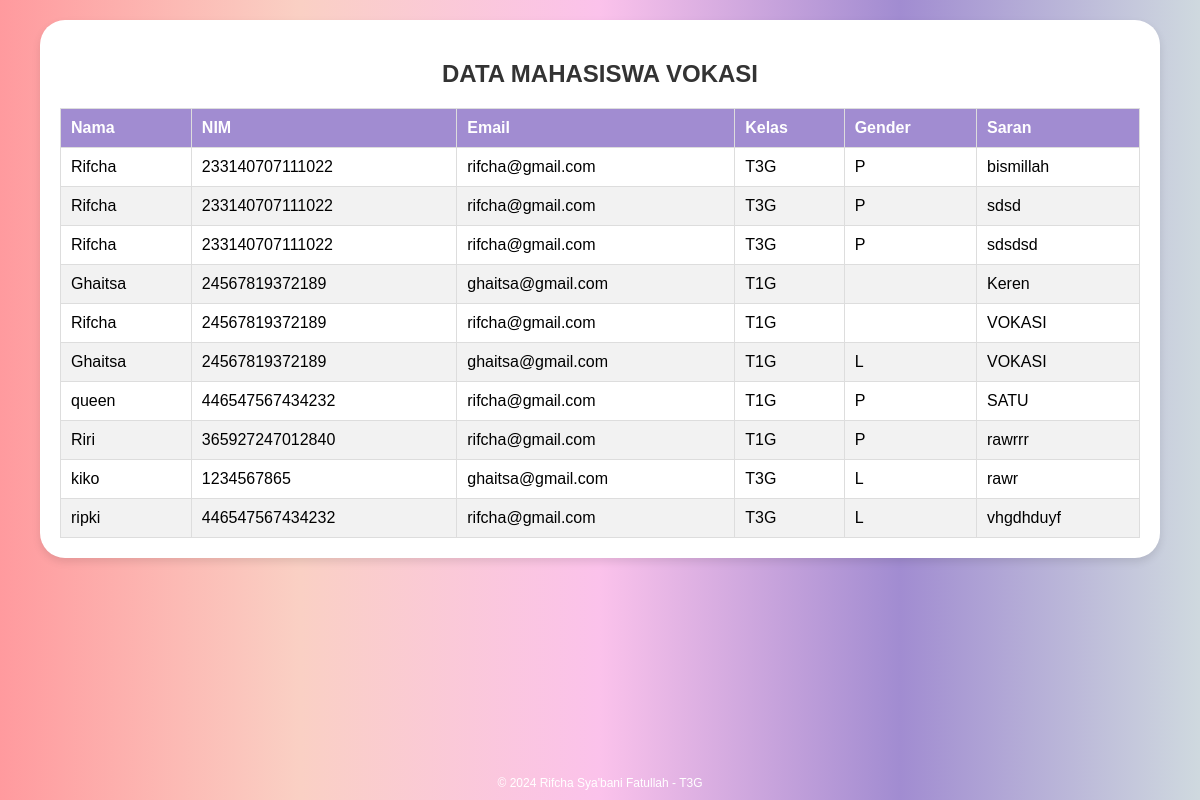
The page /admin/usersub.php (signed in) on the database its author committed.
### tables this page shows
CREATE TABLE `user` (
  `Nama` varchar(255) NOT NULL,
  `Nim` varchar(20) NOT NULL,
  `Email` varchar(30) NOT NULL,
  `Kelas` varchar(20) NOT NULL,
  `Gender` enum('P','L') NOT NULL,
  `Saran` varchar(255) DEFAULT NULL
);

### admin/usersub.php (the view, shortened to what this page needs)
<?php
$servername = "localhost";
$username = "root";
$password = "";
$dbname = "tugas2";
$conn = new mysqli($servername, $username, $password, $dbname);
$sql = "SELECT Nama, Nim, Email, Kelas, Gender, Saran FROM user";
$result = $conn->query($sql);
?>
<!DOCTYPE html>
<html lang="en">
<head>
</head>
<body>
    <div class="container">
        <h2>DATA MAHASISWA VOKASI</h2>
        <?php if ($result->num_rows > 0): ?>
            <table>
                <thead>
                    <tr>
                        <th>Nama</th>
                        <th>NIM</th>
                        <th>Email</th>
                        <th>Kelas</th>
                        <th>Gender</th>
                        <th>Saran</th>
                    </tr>
                </thead>
                <tbody>
                    <?php while ($row = $result->fetch_assoc()): ?>
                        <tr>
                            <td><?php echo htmlspecialchars($row['Nama']); ?></td>
                            <td><?php echo htmlspecialchars($row['Nim']); ?></td>
                            <td><?php echo htmlspecialchars($row['Email']); ?></td>
                            <td><?php echo htmlspecialchars($row['Kelas']); ?></td>
                            <td><?php echo htmlspecialchars($row['Gender']); ?></td>
                            <td><?php echo htmlspecialchars($row['Saran']); ?></td>
                        </tr>
                    <?php endwhile; ?>
                </tbody>
            </table>
        <?php else: ?>
            <p>No submissions found.</p>
        <?php endif; ?>
    </div>
    <div class="copyright">
        &copy; 2024 Rifcha Sya'bani Fatullah - T3G
    </div>
</body>
</html>

### admin/usersub.php (style rules this page uses)
body { font-family: Arial, sans-serif; background: linear-gradient(to right, #ff9a9e, #fad0c4, #fbc2eb, #a18cd1, #cfd9df); margin: 0; padding: 0; }
.container { background: #fff; border-radius: 25px; box-shadow: 0 4px 8px rgba(0, 0, 0, 0.1); width: 90%; max-width: 1200px; margin: 20px auto; padding: 20px; }
h2 { text-align: center; color: #333; margin-bottom: 20px; }
table { width: 100%; border-collapse: collapse; }
table, th, td { border: 1px solid #ddd; }
th, td { padding: 10px; text-align: left; }
th { background-color: #a18cd1; color: white; }
tr:nth-child(even) { background-color: #f2f2f2; }
.copyright { position: absolute; bottom: 10px; width: 100%; text-align: center; font-size: 12px; color: #fff; }

### rows shown on the page
user: Nama "Rifcha", Nim "233140707111022", Email "rifcha@gmail.com", Kelas "T3G", Gender "P", Saran "bismillah"
user: Nama "Rifcha", Nim "233140707111022", Email "rifcha@gmail.com", Kelas "T3G", Gender "P", Saran "sdsd"
user: Nama "Rifcha", Nim "233140707111022", Email "rifcha@gmail.com", Kelas "T3G", Gender "P", Saran "sdsdsd"
user: Nama "Ghaitsa", Nim "24567819372189", Email "ghaitsa@gmail.com", Kelas "T1G", Saran "Keren"
user: Nama "Rifcha", Nim "24567819372189", Email "rifcha@gmail.com", Kelas "T1G", Saran "VOKASI"
user: Nama "Ghaitsa", Nim "24567819372189", Email "ghaitsa@gmail.com", Kelas "T1G", Gender "L", Saran "VOKASI"
user: Nama "queen", Nim "446547567434232", Email "rifcha@gmail.com", Kelas "T1G", Gender "P", Saran "SATU"
user: Nama "Riri", Nim "365927247012840", Email "rifcha@gmail.com", Kelas "T1G", Gender "P", Saran "rawrrr"
user: Nama "kiko", Nim "1234567865", Email "ghaitsa@gmail.com", Kelas "T3G", Gender "L", Saran "rawr"
user: Nama "ripki", Nim "446547567434232", Email "rifcha@gmail.com", Kelas "T3G", Gender "L", Saran "vhgdhduyf"
